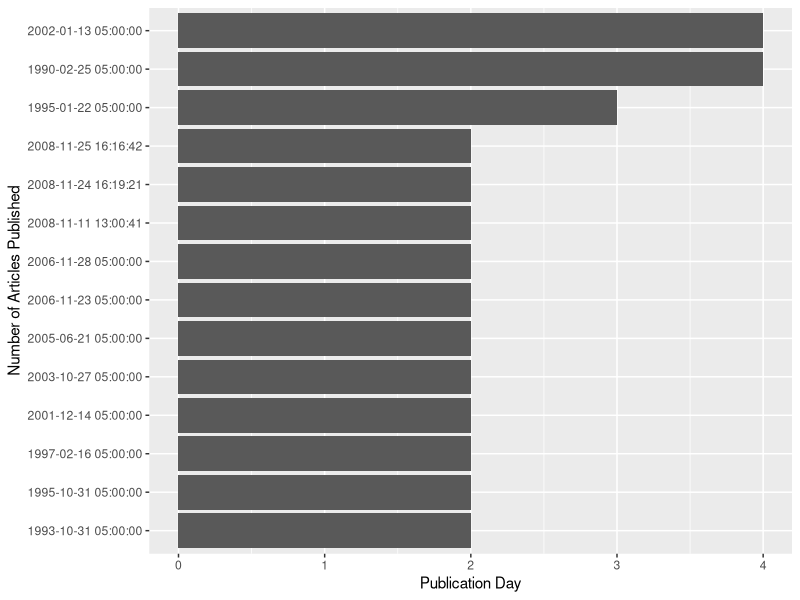
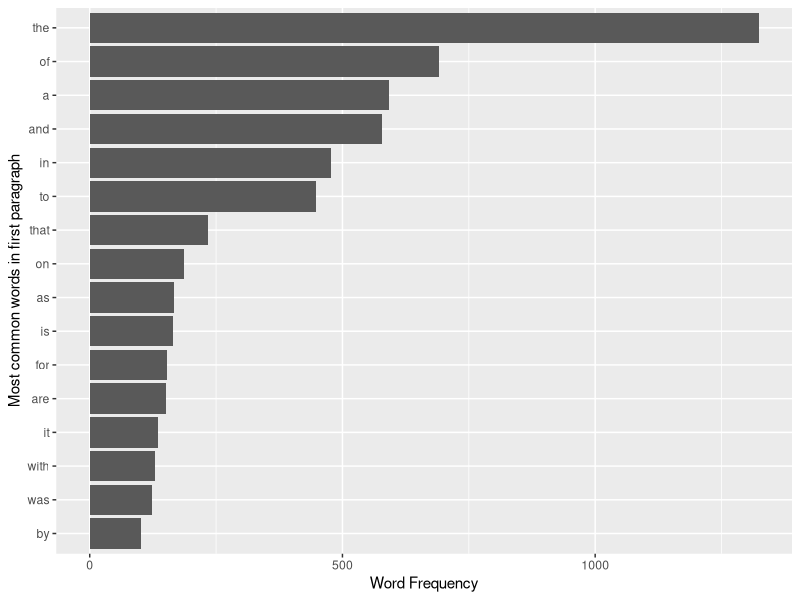
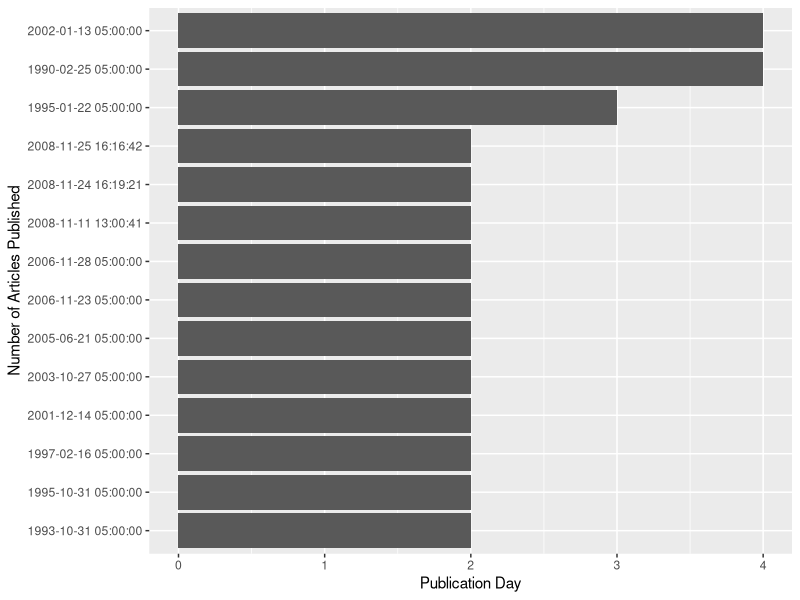
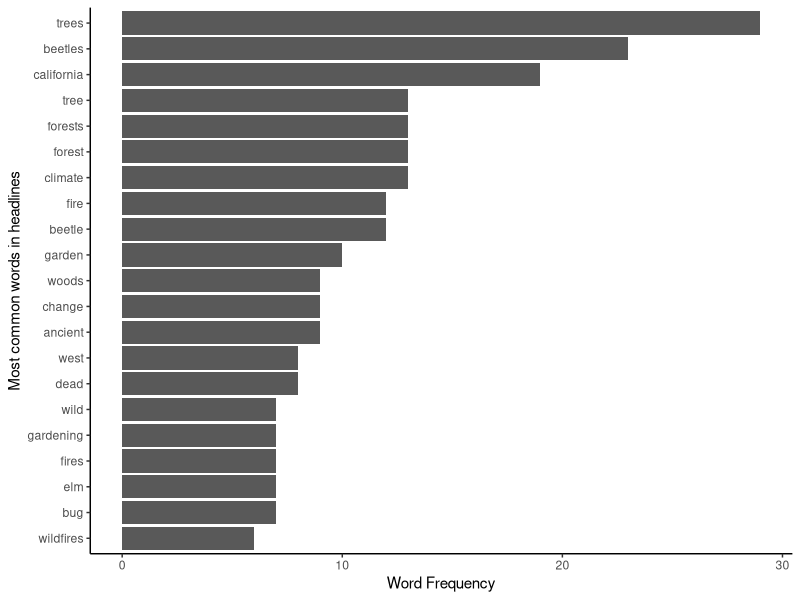

These charts were generated, in order, by the following R code:
## ---- chunk 1
knitr::opts_chunk$set(echo = TRUE, 
                      warnings = FALSE,
                      messages = FALSE)

library(jsonlite) #convert results from API queries into R-friendly formats 
library(tidyverse) 
library(tidytext) #text data management and analysis
library(ggplot2) #plot word frequencies and publication dates
## ---- chunk 2
term <- "bark+beetle" # Need to use + to string together separate words
begin_date <- "19900101" #start date: Jan 1, 1990
end_date <- "20220101" #end date: Jan 1, 2022
key = "zwtPmtpUJiMGPfGjXz8maQyr3cx6YFdS"

#construct the query url using API operators
baseurl <- paste0("http://api.nytimes.com/svc/search/v2/articlesearch.json?q=",term,
                  "&begin_date=",begin_date,
                  "&end_date=",end_date,
                  "&facet_filter=true&api-key=",key, sep="")

#examine our query url
baseurl
## ---- chunk 3
#read in saved CSV of data to save time 
nytDat <- read_csv(here::here("data", "nytDat.csv"))

nytDat %>%
  mutate(pubDay=gsub("T.*","",response.docs.pub_date)) %>%
  group_by(pubDay) %>%
  summarise(count=n()) %>%
  filter(count >= 2) %>%
  ggplot() +
  geom_bar(aes(x=reorder(pubDay, count), y=count), stat="identity") + coord_flip() + 
  labs(y = "Publication Day", 
       x = "Number of Articles Published")
## ---- chunk 4
#names(nytDat)

paragraph <- names(nytDat)[6] #The 6th column, "response.doc.lead_paragraph", is the one we want here.  

tokenized <- nytDat %>%
  unnest_tokens(word, paragraph)

#tokenized[,34] 
## ---- chunk 5
tokenized %>%
  count(word, sort = TRUE) %>%
  filter(n > 100) %>% #illegible with all the words displayed
  mutate(word = reorder(word, n)) %>%
  ggplot(aes(n, word)) +
  geom_col() +
  labs(y = "Most common words in first paragraph", 
       x = "Word Frequency")
## ---- chunk 6
#call common stop words from a lexicon 
data(stop_words)
#stop_words

#use an anti-join to remove the stop words from our tokenized object 
tokenized <- tokenized %>%
  anti_join(stop_words)

#inspect the list of tokens (words)
tokenized$word

#stem tribe words
clean_tokens <- str_replace_all(tokenized$word,"beetle[a-z,A-Z]*","beetle")

#check to see if the transformation worked 
# clean_tokens <- str_replace_all(tokenized$word,"beetle[a-z,A-Z]*","beetle") %>%
#   as.data.frame()
# clean_tokens$.

#remove numbers 
clean_tokens <- str_remove_all(clean_tokens, "[:digit:]") 

#check to see if the transformation worked 
# clean_tokens <- str_remove_all(clean_tokens, "[:digit:]") %>%
#   as.data.frame()
# clean_tokens$.

#remove " 's " from words using gsub()
clean_tokens <- gsub("'s", '', clean_tokens)

# check to see if the transformation worked 
# clean_tokens <- gsub("'s", '', clean_tokens) %>%
#   as.data.frame()
# clean_tokens$.

#clean_tokens <- gsub("[^A-z]s", "", clean_tokens) 

#remove the " 's " from words so they become duplicates 
# clean_tokens <- gsub("[^A-z]s", "", clean_tokens) %>%
#   as.data.frame()
# clean_tokens$.

#completely remove possessive nouns with apostrophes 
# clean_tokens <- str_remove_all(clean_tokens, "\\w+[:punct:]\\w+") %>%
#   as.data.frame()
# clean_tokens$.


#Put clean tokens into the `tokenized` dataframe 
tokenized$clean <- clean_tokens
## ---- chunk 7
nytDat %>%
  mutate(pubDay=gsub("T.*","",response.docs.pub_date)) %>%
  group_by(pubDay) %>%
  summarise(count=n()) %>%
  filter(count >= 2) %>%
  ggplot() +
  geom_bar(aes(x=reorder(pubDay, count), y=count), stat="identity") + coord_flip() + 
  labs(y = "Publication Day", 
       x = "Number of Articles Published")
## ---- chunk 8
headline <- names(nytDat)[21] #The 6th column, "response.doc.lead_paragraph", is the one we want here.  

tokenized_h <- nytDat %>%
  unnest_tokens(word, headline)

#tokenized_h[,34]
## ---- chunk 9
#remove stop words 
tokenized_h <- tokenized_h %>%
  anti_join(stop_words)

#stem tribe words 
clean_tokens <- str_replace_all(tokenized_h$word,"land[a-z,A-Z]*","land") 

#remove numbers 
clean_tokens <- str_remove_all(clean_tokens, "[:digit:]")

clean_tokens <- gsub("’s", '', clean_tokens)

tokenized_h$clean <- clean_tokens

#remove the empty strings
tib <-subset(tokenized_h, clean!="")

#reassign
tokenized_h <- tib
## ---- chunk 10
tokenized_h %>%
  count(clean, sort = TRUE) %>%
  filter(n > 5) %>% 
  mutate(clean = reorder(clean, n)) %>%
  ggplot(aes(n, clean)) +
  geom_col() +
  labs(y = NULL) + 
  theme_classic() + 
  labs(y = "Most common words in headlines",
       x = "Word Frequency")

# ggsave(filename = "words_headlines.jpg", 
#        width = 4, 
#        height = 3, 
#        units = c("in"), 
#        dpi = 300)
